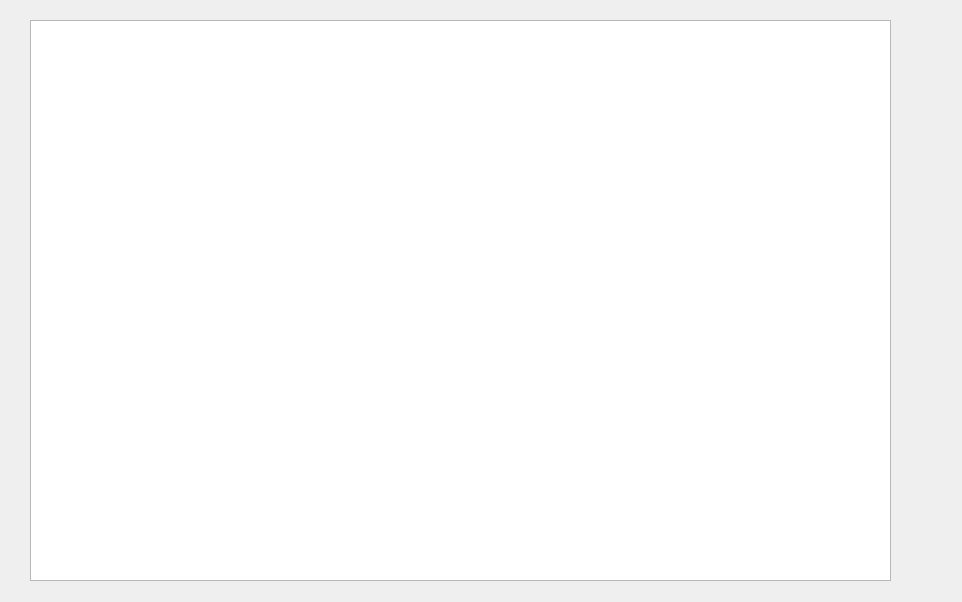
<?xml version="1.0" encoding="UTF-8"?>
<ui version="4.0">
 <class>Form</class>
 <widget class="QDialog" name="Form">
  <property name="geometry">
   <rect>
    <x>0</x>
    <y>0</y>
    <width>962</width>
    <height>602</height>
   </rect>
  </property>
  <property name="windowTitle">
   <string>Dialog</string>
  </property>
  <widget class="QPushButton" name="pushButton">
   <property name="enabled">
    <bool>false</bool>
   </property>
   <property name="geometry">
    <rect>
     <x>370</x>
     <y>630</y>
     <width>93</width>
     <height>28</height>
    </rect>
   </property>
   <property name="text">
    <string>PushButton</string>
   </property>
  </widget>
  <widget class="QLabel" name="label">
   <property name="enabled">
    <bool>false</bool>
   </property>
   <property name="geometry">
    <rect>
     <x>90</x>
     <y>630</y>
     <width>53</width>
     <height>16</height>
    </rect>
   </property>
   <property name="text">
    <string>TextLabel</string>
   </property>
  </widget>
  <widget class="QGraphicsView" name="graphicsView">
   <property name="geometry">
    <rect>
     <x>30</x>
     <y>20</y>
     <width>861</width>
     <height>561</height>
    </rect>
   </property>
  </widget>
 </widget>
 <resources/>
 <connections/>
</ui>
